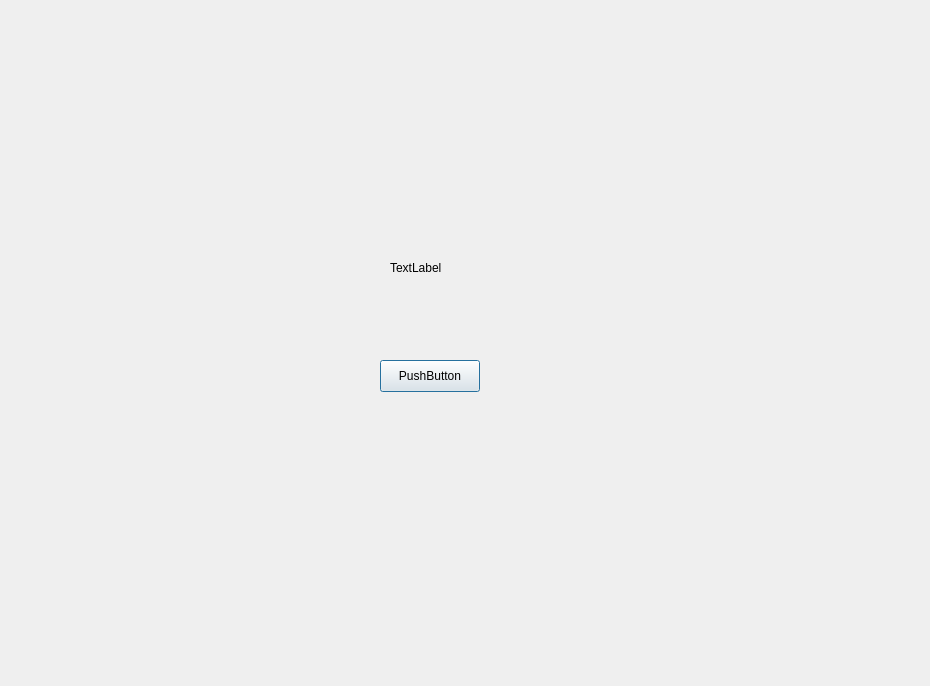
<?xml version="1.0" encoding="UTF-8"?>
<ui version="4.0">
 <class>Dialog</class>
 <widget class="QDialog" name="Dialog">
  <property name="geometry">
   <rect>
    <x>0</x>
    <y>0</y>
    <width>930</width>
    <height>686</height>
   </rect>
  </property>
  <property name="windowTitle">
   <string>Dialog</string>
  </property>
  <widget class="QWidget" name="widget" native="true">
   <property name="geometry">
    <rect>
     <x>110</x>
     <y>30</y>
     <width>671</width>
     <height>531</height>
    </rect>
   </property>
   <widget class="QLabel" name="levelLabel">
    <property name="geometry">
     <rect>
      <x>280</x>
      <y>230</y>
      <width>58</width>
      <height>16</height>
     </rect>
    </property>
    <property name="text">
     <string>TextLabel</string>
    </property>
   </widget>
   <widget class="QPushButton" name="pushButton">
    <property name="geometry">
     <rect>
      <x>270</x>
      <y>330</y>
      <width>100</width>
      <height>32</height>
     </rect>
    </property>
    <property name="text">
     <string>PushButton</string>
    </property>
   </widget>
  </widget>
 </widget>
 <resources/>
 <connections/>
</ui>
